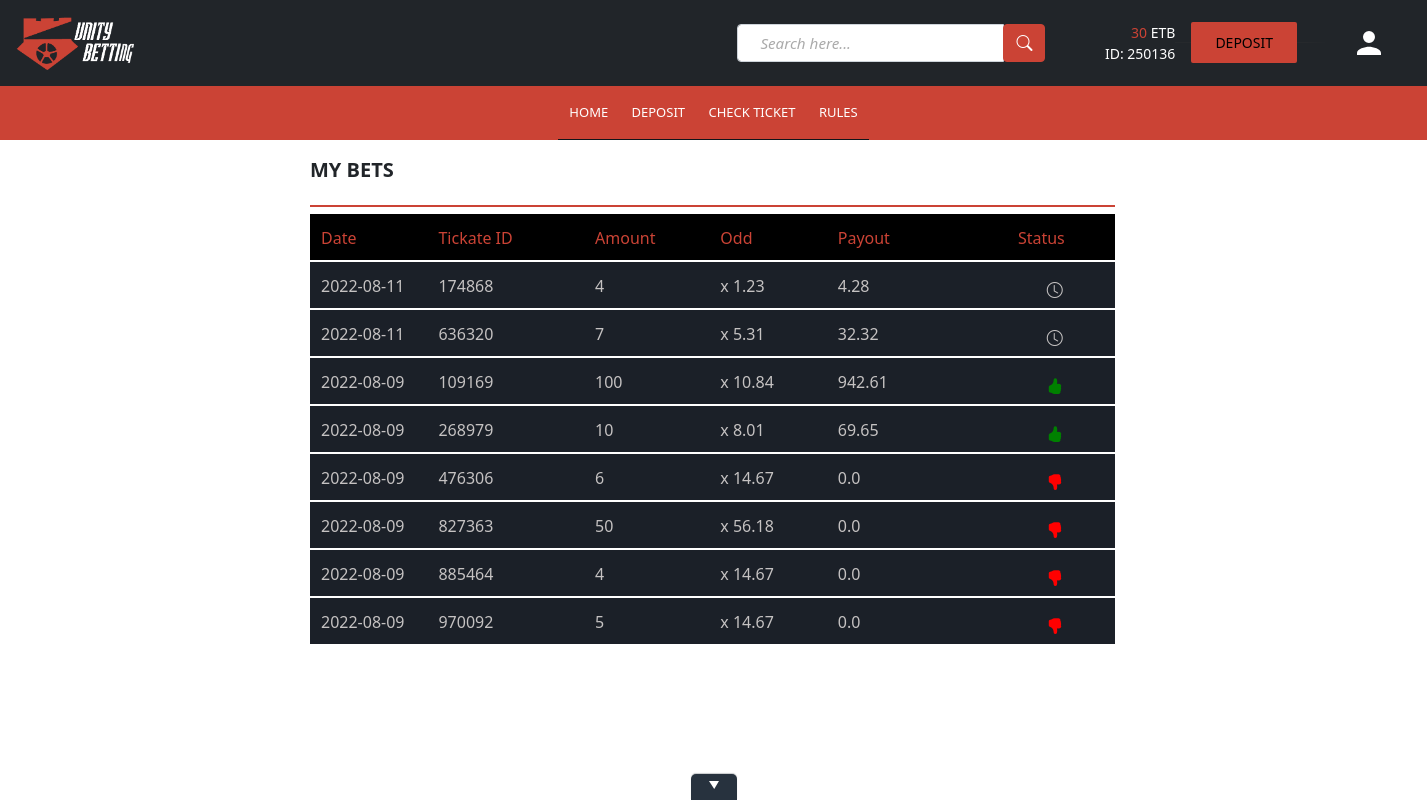
Screenshot of /bet_history.php (signed in) with the database file from the repository.
### tables this page shows
CREATE TABLE `user` (
  `id` int(11) NOT NULL,
  `phone` int(11) NOT NULL,
  `password` varchar(255) NOT NULL,
  `DOB` date NOT NULL,
  `user_role` varchar(255) NOT NULL,
  `randSalt` varchar(255) NOT NULL,
  `token` text NOT NULL,
  `FirstName` varchar(255) NOT NULL,
  `LastName` varchar(255) NOT NULL,
  `balance` int(11) NOT NULL
);

CREATE TABLE `betslip` (
  `bet_id` int(11) NOT NULL,
  `user_id` int(11) NOT NULL,
  `bet_money` int(11) NOT NULL,
  `total_odd` float NOT NULL,
  `vat` float NOT NULL,
  `tax` float NOT NULL,
  `possible_win` float NOT NULL,
  `status` int(11) NOT NULL,
  `bet_date` date NOT NULL
);

### bet_history.php (the view, shortened to what this page needs)
<?php include 'includes/header.php'?>
<?php include 'includes/navigation.php'?>
<main class="main main--center betinfo">
  <div class="main__column main__column--bet-history">
    <div class="auth auth--bet-history">
      <header class="auth__header">My Bets</header>
      <div class="auth__container">
        <div class="bet-history">
          <div class="bet-history__table">
            <div class="bet-history__row bet-history__row--header">
              <div class="bet-history__cell-main bet-history__cell--date">Date</div>
              <div class="bet-history__cell-main bet-history__cell--type">Tickate ID</div>
              <div class="bet-history__cell-main bet-history__cell--amount">
                Amount
              </div>
              <div class="bet-history__cell-main bet-history__cell--odd">Odd</div>
              <div class="bet-history__cell-main bet-history__cell--payout">
                Payout
              </div>
              <div class="bet-history__cell-main bet-history__cell--status">
                Status
              </div>
            </div>
            <div class="bet-history__rows">
   <?php
       if (isset($_SESSION["loggedin"])){
              $id = $_SESSION['id'];
              $sql = "SELECT * FROM betslip WHERE user_id = $id ORDER BY bet_date DESC";
              $result = mysqli_query($connection,$sql);
          ?>
          <?php
              while($row = mysqli_fetch_assoc($result)){
                 $bet_id = $row['bet_id'];
                 $bet_date = $row['bet_date'];
                 $bet_money = $row['bet_money'];
                 $bet_odd = $row['total_odd'];
                 $possible_win = $row['possible_win'];
                 $status = $row['status'];
                 ?>
              <div tabindex="0">
                <div  class="bet-history__row-bet bet-history__row--body bet-history__row--lose" >
                  <div class="bet-history__cell-main bet-history__cell--date">
                    <div   class="bet-history__cell-bottom bet-history__cell-bottom--bet-date"><?php echo $bet_date; ?>
                    </div>
                  </div>
                  <div class="bet-history__cell-main bet-history__cell--type">
                    <div class="bet-history__cell-top bet-history__cell-top--bet-type">
                      <span> <?php echo $bet_id; ?> </span>
                    </div>
                  </div>
                  <div class="bet-history__cell-main bet-history__cell--amount">
                    <div class="bet-history__cell-top bet-history__cell-top--amount"> <?php echo  $bet_money; ?> </div>
                  </div>
                  <div class="bet-history__cell-main bet-history__cell--odd">
                    <div class="bet-history__cell-bottom bet-history__cell-bottom--odd" >x <?php echo $bet_odd; ?></div>
                  </div>
                  <div class="bet-history__cell-main bet-history__cell--payout" ><?php  if($status == 1){ echo $possible_win; }else if($status == 12){ echo $possible_win; } else{echo "0.0";}  ?></div>
                  <div class="bet-history__cell-main bet-history__cell--status">
                    <div class="bet-history__cell-bet-status"><i class="<?php  if($status == 1){ echo "bi bi-hand-thumbs-up-fill"; }else if($status == 12){ echo "bi bi-clock"; } else{echo "bi bi-hand-thumbs-down-fill";}  ?> "></i></div>
                  </div>
                </div>
              </div>
              <?php } ?>
            </div>
          </div>
        </div>
      </div>
    </div>
  </div>
</main>
<?php
    }else{
      header("location:index.php");
      }
?>
<?php include 'includes/footer.php'?>

### includes/header.php (shortened to what this page needs)
<!DOCTYPE html>
<html lang="en">
  <head>
    <link rel="stylesheet" href="App/style/component/footer.css">
    <link rel="stylesheet" href="App/style/main.css" />
    <link
      rel="stylesheet"
      href="node_modules/bootstrap-icons/bootstrap-icons.css"
    />
    <link rel="stylesheet" href="App/style/app.css" />
    <?php
    if (basename($_SERVER['PHP_SELF']) == 'index.php'){
      echo '<link rel="stylesheet" href="App/style/home.css" />';
      echo '<link rel="stylesheet" href="App/style/mobHome.css" />';
    }else if (basename($_SERVER['PHP_SELF']) == 'register.php' || basename($_SERVER['PHP_SELF']) == 'login.php' || basename($_SERVER['PHP_SELF']) == 'pass-reset.php'){
      echo '<link rel="stylesheet" href="App/style/mob-ligue_nav.css" />';
      echo '<link rel="stylesheet" href="App/style/login.css" />';
      echo '<link rel="stylesheet" href="App/style/register.css" />';
    }
    else if(basename($_SERVER['PHP_SELF']) == 'deposit.php' || basename($_SERVER['PHP_SELF']) == 'betinfo.php' || basename($_SERVER['PHP_SELF']) == 'rule.php' || basename($_SERVER['PHP_SELF']) == 'profile.php'){
      echo '<link rel="stylesheet" href="App/style/mob-ligue_nav.css" />';
      echo '<link rel="stylesheet" href="App/style/mobHome.css" />';
      echo '<link rel="stylesheet" href="App/style/app.css" />';
    }else if(basename($_SERVER['PHP_SELF']) == 'bet_history.php'){
      echo '<link rel="stylesheet" href="App/style/mob-ligue_nav.css" />';
      echo '<link rel="stylesheet" href="App/style/bet_history.css" />';
      echo '<link rel="stylesheet" href="App/style/mobHome.css" />';
      echo '<link rel="stylesheet" href="App/style/app.css" />';
    }
    ?>
  </head>
  <body>

### includes/navigation.php (shortened to what this page needs)
<?php
$activePage = basename($_SERVER['PHP_SELF'], ".php");
?>
<div
      class=" mobile top-nav d-flex flex-row p-md-2 justify-content-between align-items-center bg-dark"
    >
      <div class="p-2 logo d-none d-md-block">
        <img src="img/betting-logo.png" alt="" />
      </div>
      <div class="p-2 d-flex align-items-center top-right-nav">
        <div class="input-group main-search">
          <input
            id="searchbar" onkeyup="search_animal()"
            type="text"
            name="search"
            placeholder="Search here..."
            aria-describedby="button-addon5"
            class="form-control"
          />
          <div class="input-group-append">
            <button id="button-addon5" type="submit" class="btn btn-primary">
              <i class="bi bi-search"> </i>
            </button>
          </div>
        </div>
<?php if(!isset($_SESSION["loggedin"]) || $_SESSION["loggedin"] !== true):?>
        <div class="top-btn">
          <a class="btn-login btn btn-outline-primary" href="login.php"
            >Login</a
          >
          <a class="btn-register btn btn-primary" href="register.php"
            >Register</a
          >
        </div>
     <?php  else:?>
      <div class="user user-main">
        <div class="user__log-in">
            <div class="balance">
              <div class="balance__info">
                <div  class="balance__info-money">
<?php
$u_id = $_SESSION['id'];
$sql = "SELECT balance FROM user WHERE id = $u_id ";
$result = mysqli_query($connection,$sql);
if (mysqli_num_rows($result) > 0){
  $row = mysqli_fetch_assoc($result);
  $balance = $row['balance'];
}else{
  $balance = "00.0";
}
?>
                  <span  class="balance__info-money-status"><?php echo $balance;?> </span>
                  <span  class="balance__info-money-currency">ETB</span>
                </div>
                <div  class="balance__info-id">
                  <span  class="balance__info-id-text">ID:</span>
                  <span  class="balance__info-id-number"> <?php echo $u_id;?></span>
                </div>
              </div>
              <div  class="balance__button-container ">
                <a  class="balance__button-link" href="deposit.php">Deposit</a>
              </div>
            </div>
            <button class="settings__button">
               <img  alt="open settings button" class="settings__button-svg" src="img/icons/user-figure.svg">
            </button>
          </div>
        </div>
    <?php endif;?>
    </div>
  </div>
    <nav class="second-nav navbar navbar-expand-md navbar-dark bg-primary ">
      <div class="navbar-collapse navbar-collapse-main" id="main_nav">
        <ul
          class="navbar-nav w-100 justify-content-center align-items-stretch px-3"
        >
          <li class="nav-item <?= ($activePage == 'index') ? 'active':''; ?>">
            <a class="nav-link" href="index.php">Home</a>
          </li>
          <li class="nav-item <?= ($activePage == 'deposit') ? 'active':''; ?>">
            <a class="nav-link" href="deposit.php">deposit</a>
          </li>
          <li class="nav-item <?= ($activePage == 'betinfo') ? 'active':''; ?>">
            <a class="nav-link" href="betinfo.php">check ticket</a>
          </li>
          <li class="nav-item <?= ($activePage == 'rule') ? 'active':''; ?>">
            <a class="nav-link" href="rule.php">rules</a>
          </li>
        </ul>
      </div>
    </nav>

### includes/footer.php (shortened to what this page needs)
    <footer>
      <span class="toggle"
        ><svg
          xmlns="http://www.w3.org/2000/svg"
          viewBox="5145.661 570 11.339 9.288"
          class="toggle__icon"
        >
          <path
            d="M3131.1,576.834l-5.418,9.288h11.339Z"
            transform="translate(2019.975 -6.834)"
            class="a"
          ></path></svg
      ></span>
    </footer>
  </body>
</html>

### App/style/component/footer.css (style rules this page uses)
footer { color: #fff; position: fixed; bottom: 0; left: 0; right: 0; }
footer, footer .toggle { color: #fff; background: #27323e; box-shadow: 0 -1px 1px 0 rgba(33, 40, 49, 0.25); }
footer .toggle { position: absolute; border-top-left-radius: 5px; border-top-right-radius: 5px; padding: 4px; height: 26px; width: 46px; top: -26px; left: 50%; -webkit-transform: translateX(-50%); transform: translateX(-50%); z-index: 99999999; text-align: center; cursor: pointer; }
footer .toggle__icon { color: #fff; position: absolute; top: 50%; left: 50%; -webkit-transform: translate(-50%, -70%); transform: translate(-50%, -70%); width: 10px; height: 10px; fill: #fff; -webkit-transition: all 0.1s ease; transition: all 0.1s ease; }
footer .toggle__icon { -webkit-transform: translate(-50%, -70%) rotate(180deg); transform: translate(-50%, -70%) rotate(180deg); }

### App/style/app.css (style rules this page uses)
* { padding: 0px; margin: 0px; box-sizing: border-box; }
html { scroll-behavior: smooth; }
body { position: relative; overflow-x: hidden; }
button, input[type="submit"], input[type="reset"] { background: none; color: inherit; border: none; padding: 0; font: inherit; cursor: pointer; outline: inherit; }
.main-search { margin-right: 30px; }
.main-search input { min-width: 100px !important; }
.main-search .form-control { padding-left: 1.375rem; }
.main-search .form-control::placeholder { font-size: 0.95rem; color: #aaa; font-style: italic; }
.user { display: -webkit-box; display: -webkit-flex; display: -ms-flexbox; display: flex; -webkit-box-align: stretch; -webkit-align-items: stretch; -ms-flex-align: stretch; align-items: stretch; font-size: 14px; }
.balance,.user__log-in { display: flex; }
.balance { position: relative; -webkit-perspective: 1000px; perspective: 1000px; background: rgb(var(--wex-wet-asphlat)); z-index: 5; }
.balance__button-container, .balance .balance__info { position: relative; z-index: 25; background: rgba(var(--bs-dark-rgb), var(--bs-bg-opacity)); color: #fff; }
.balance__info { display: inline-flex; -webkit-box-align: end; -webkit-align-items: flex-end; -ms-flex-align: end; align-items: flex-end; -webkit-box-pack: center; -webkit-justify-content: center; -ms-flex-pack: center; justify-content: center; -webkit-box-orient: vertical; -webkit-box-direction: normal; -webkit-flex-direction: column; -ms-flex-direction: column; flex-direction: column; margin-right: 16px; width: 100px; }
.balance__info-money-status { color: #cb4335; }
.balance__button-container { display: inline-flex; -webkit-box-align: center; -webkit-align-items: center; -ms-flex-align: center; align-items: center; margin-right: 30px; }
.balance__button-link { background: #cb4335; color: #212529; text-transform: uppercase; transition: .2s; }
.balance__button-link { padding: 10px 24px; -webkit-border-radius: 2px; border-radius: 2px; background: #cb4335; color: black; text-transform: uppercase; font-weight: 400; text-decoration: none; -webkit-transition: .2s; -o-transition: .2s; transition: .2s; }
.settings__button { display: -webkit-inline-box; display: -webkit-inline-flex; display: -ms-inline-flexbox; display: inline-flex; -webkit-box-pack: center; -webkit-justify-content: center; -ms-flex-pack: center; justify-content: center; -webkit-box-align: center; -webkit-align-items: center; -ms-flex-align: center; align-items: center; padding: 0 30px; background: 0 0; border: 0; -webkit-transition: 0.2s; -o-transition: 0.2s; transition: 0.2s; }
.settings__button-svg { width: 24px; height: 24px; }
.navbar { padding: 0rem; }
.logo img { width: 120px; }
.navbar .navbar-nav .nav-link { font-size: 13px; padding: 1.3em 0.9em; transition: all 0.5s; text-transform: uppercase; color: #fff !important; }
.main { -webkit-box-flex: 1; -webkit-flex-grow: 1; -ms-flex-positive: 1; flex-grow: 1; display: -webkit-box; display: -webkit-flex; display: -ms-flexbox; display: flex; -webkit-box-align: stretch; -webkit-align-items: stretch; -ms-flex-align: stretch; align-items: stretch; padding: 10px 10px 25px; }
.main { max-height: -webkit-calc(100vh - 125px); max-height: calc(100vh - 141px); }
.main--center { -webkit-box-pack: center; -webkit-justify-content: center; -ms-flex-pack: center; justify-content: center; }
.main--center { padding-bottom: 6px; }
.main__column { padding-right: 2px; }
@media (min-width:768px) { .mobile { display: none; } }
.auth__header { margin-bottom: 20px; padding: 5px 0 20px; border-bottom: 2px solid #cb4335; font-size: 20px; font-weight: 700; text-transform: uppercase; }

### rows the page displays
user: balance "30"
betslip: bet_date "2022-08-11", bet_id "174868", bet_money "4", total_odd "1.23", possible_win "4.28", status 12 (drawn)
betslip: bet_date "2022-08-11", bet_id "636320", bet_money "7", total_odd "5.31", possible_win "32.32", status 12 (drawn)
betslip: bet_date "2022-08-09", bet_id "109169", bet_money "100", total_odd "10.84", possible_win "942.61", status 1 (drawn)
betslip: bet_date "2022-08-09", bet_id "268979", bet_money "10", total_odd "8.01", possible_win "69.65", status 1 (drawn)
betslip: bet_date "2022-08-09", bet_id "476306", bet_money "6", total_odd "14.67", status "0.0"
betslip: bet_date "2022-08-09", bet_id "827363", bet_money "50", total_odd "56.18", status "0.0"
betslip: bet_date "2022-08-09", bet_id "885464", bet_money "4", total_odd "14.67", status "0.0"
betslip: bet_date "2022-08-09", bet_id "970092", bet_money "5", total_odd "14.67", status "0.0"

### other values shown
$u_id "250136"
